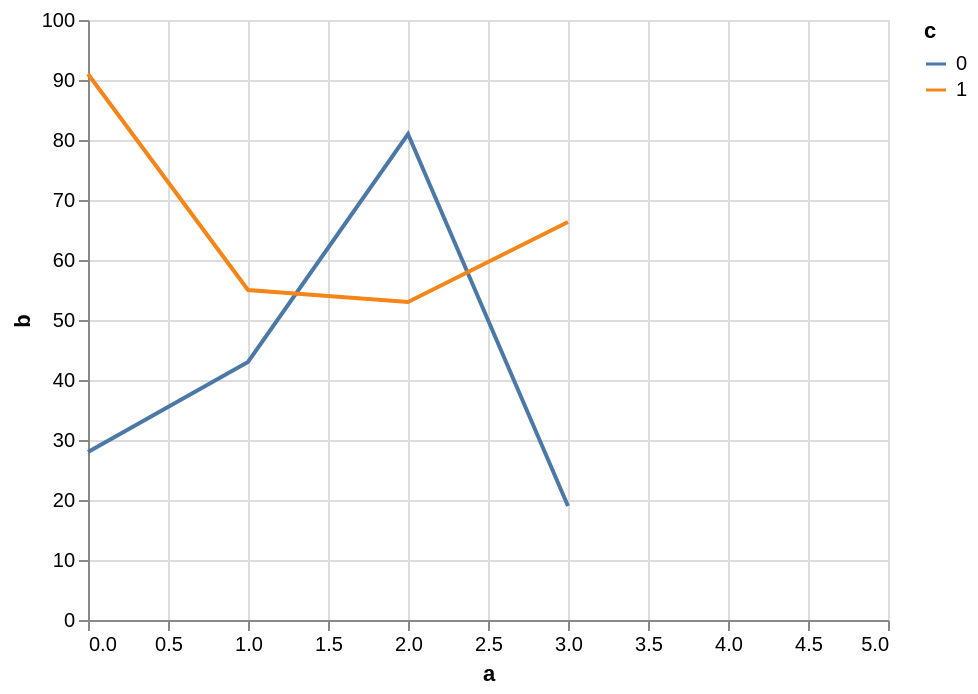

Here is the Vega-Lite specification saved for this chart:
### Vega specification from a JSON file in a GitHub repository (floating-point values rounded to 4 significant figures)
{"$schema": "https://vega.github.io/schema/vega/v5.json", "background": "white", "padding": 5, "width": 400, "height": 300, "style": "cell", "data": [{"name": "source_0", "values": [{"a": 0, "b": 28, "c": 0}, {"a": 0, "b": 91, "c": 1}, {"a": 1, "b": 43, "c": 0}, {"a": 1, "b": 55, "c": 1}, {"a": 2, "b": 81, "c": 0}, {"a": 2, "b": 53, "c": 1}, {"a": 3, "b": 19, "c": 0}]}, {"name": "data_0", "source": "source_0", "transform": [{"type": "formula", "expr": "toNumber(datum[\"a\"])", "as": "a"}, {"type": "impute", "field": "b", "key": "a", "method": "value", "groupby": ["c"], "value": null}, {"type": "window", "as": ["imputed_b_value"], "ops": ["mean"], "fields": ["b"], "frame": [null, null], "ignorePeers": false, "groupby": ["c"]}, {"type": "formula", "expr": "datum.b === null ? datum.imputed_b_value : datum.b", "as": "b"}]}], "marks": [{"name": "pathgroup", "type": "group", "from": {"facet": {"name": "faceted_path_main", "data": "data_0", "groupby": ["c"]}}, "encode": {"update": {"width": {"field": {"group": "width"}}, "height": {"field": {"group": "height"}}}}, "marks": [{"name": "marks", "type": "line", "style": ["line"], "sort": {"field": "x"}, "from": {"data": "faceted_path_main"}, "encode": {"update": {"stroke": {"scale": "color", "field": "c"}, "description": {"signal": "\"a: \" + (format(datum[\"a\"], \"\")) + \"; b: \" + (format(datum[\"b\"], \"\")) + \"; c: \" + (isValid(datum[\"c\"]) ? datum[\"c\"] : \"\"+datum[\"c\"])"}, "x": {"scale": "x", "field": "a"}, "y": {"scale": "y", "field": "b"}, "defined": {"signal": "isValid(datum[\"a\"]) && isFinite(+datum[\"a\"]) && isValid(datum[\"b\"]) && isFinite(+datum[\"b\"])"}}}}]}], "scales": [{"name": "x", "type": "linear", "domain": {"data": "data_0", "field": "a"}, "range": [0, {"signal": "width"}], "nice": 1, "zero": false}, {"name": "y", "type": "linear", "domain": {"data": "data_0", "field": "b"}, "range": [{"signal": "height"}, 0], "nice": true, "zero": true}, {"name": "color", "type": "ordinal", "domain": {"data": "data_0", "field": "c", "sort": true}, "range": "category"}], "axes": [{"scale": "x", "orient": "bottom", "gridScale": "y", "grid": true, "tickCount": {"signal": "ceil(width/40)"}, "domain": false, "labels": false, "aria": false, "maxExtent": 0, "minExtent": 0, "ticks": false, "zindex": 0}, {"scale": "y", "orient": "left", "gridScale": "x", "grid": true, "tickCount": {"signal": "ceil(height/40)"}, "domain": false, "labels": false, "aria": false, "maxExtent": 0, "minExtent": 0, "ticks": false, "zindex": 0}, {"scale": "x", "orient": "bottom", "grid": false, "title": "a", "labelFlush": true, "labelOverlap": true, "tickCount": {"signal": "ceil(width/40)"}, "zindex": 0}, {"scale": "y", "orient": "left", "grid": false, "title": "b", "labelOverlap": true, "tickCount": {"signal": "ceil(height/40)"}, "zindex": 0}], "legends": [{"stroke": "color", "symbolType": "stroke", "title": "c"}]}
